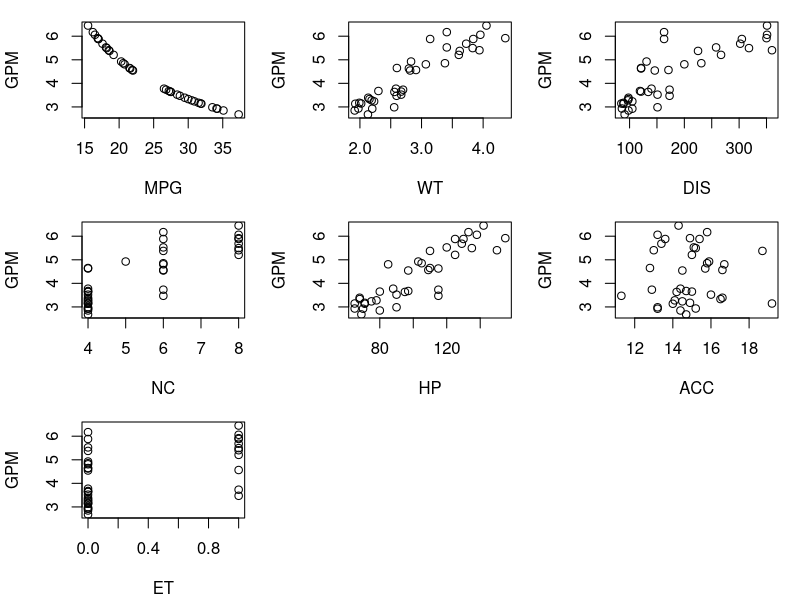

The R source for this figure: (Note: this script raises an error after producing the figure.)
## first we read in the data
#FuelEff <- read.csv("https://www.biz.uiowa.edu/faculty/jledolter/DataMining/FuelEfficiency.csv")
df <- read.csv("FuelEfficiency.csv")

df <-data.frame(df)

library(dplyr)

glimpse(df)

#GPM--> Gallon per 100 miles
#MPG--> miles per Gallons
#WT --> weiggt of the car
#DIS --> Cubic displacement
#NC --> No. of cylinders
#HP --> Hourse power
#ACC --> Acceleration
# ET --> engine type


#----------------------------
plot.new()
#par(mfrow=c(1,1))
par(mar=c(4,4,1,1)+0.1,mfrow=c(3,3),bg="white",cex = 1, cex.main = 1)

plot(GPM~MPG,data=df)

plot(GPM~WT,data=df)

plot(GPM~DIS,data=df)

plot(GPM~NC,data=df)

plot(GPM~HP,data=df)


plot(GPM~ACC,data=df)
plot(GPM~ET,data=df)

dev.copy(png,'fueleff_xyplot.png',width = 800, height = 800)
dev.off()

df=df[-1] #ignore the MPG column
df

## regression on all data
m1=lm(GPM~.,data=df)
summary(m1)

cor(df)

## best subset regres0sion in R
library(leaps)
X=df[,2:7]
y=df[,1]

#use the regsubsets function from package leaps to compute regression of the subsets
#https://www.rdocumentation.org/packages/leaps/versions/2.1-1/topics/regsubsets


out=summary(regsubsets(X,y,nbest=2,nvmax=ncol(X)))
tab=cbind(out$which,out$rsq,out$adjr2,out$cp)
tab



m2=lm(GPM~WT,data=df)
summary(m2)

m3=lm(GPM~WT+HP,data=df)
m3

summary(m3)


## cross-validation (leave one out) for the model on all six regressors
n=length(df$GPM)
diff=dim(n)
percdiff=dim(n)
for (k in 1:n) {
  train1=c(1:n)
  train=train1[train1!=k]
  ## the R expression "train1[train1!=k]" picks from train1 those
  ## elements that are different from k and stores those elements in the
  ## object train.
  ## For k=1, train consists of elements that are different from 1; that
  ## is 2, 3, …, n.
  m1=lm(GPM~.,data=df[train,])
  pred=predict(m1,newdat=df[-train,]) #adding the new data, which is ignored earlier
  obs=df$GPM[-train]
  diff[k]=obs-pred
  percdiff[k]=abs(diff[k])/obs
}
me=mean(diff)
rmse=sqrt(mean(diff**2))
mape=100*(mean(percdiff))
me   # mean error
rmse # root mean square error
mape # mean absolute percent error

## cross-validation (leave one out) for the model on weight only
n=length(df$GPM)
diff=dim(n)
percdiff=dim(n)
for (k in 1:n) {
  train1=c(1:n)
  train=train1[train1!=k]
  m2=lm(GPM~WT,data=df[train,])
  pred=predict(m2,newdat=df[-train,])
  obs=FuelEff$GPM[-train]
  diff[k]=obs-pred
  percdiff[k]=abs(diff[k])/obs
}
me=mean(diff)
rmse=sqrt(mean(diff**2))
mape=100*(mean(percdiff))
me   # mean error
rmse # root mean square error
mape # mean absolute percent error
